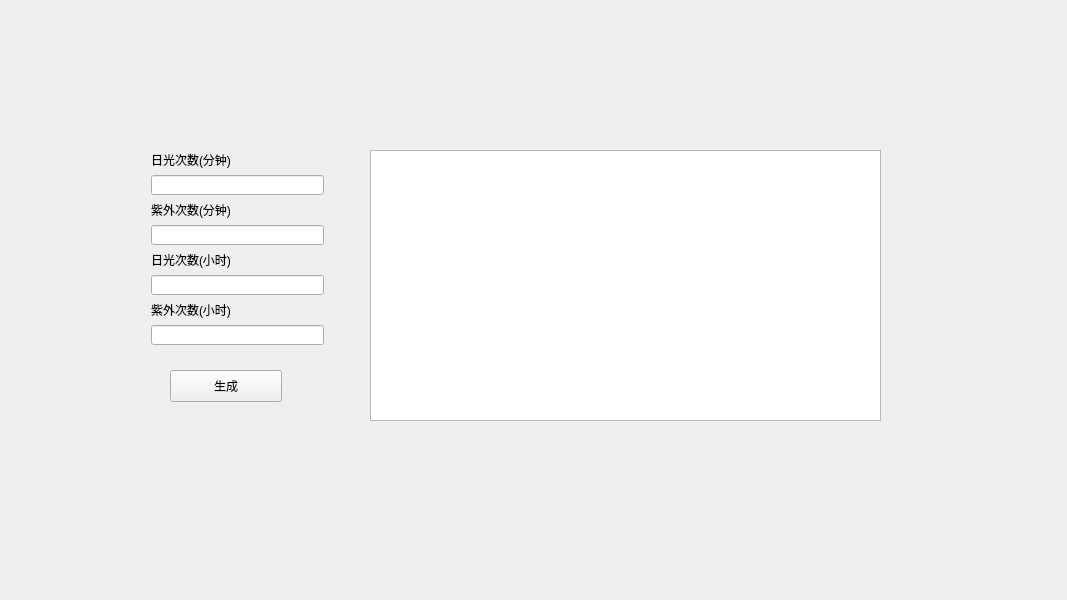
<?xml version="1.0" encoding="UTF-8"?>
<ui version="4.0">
 <class>Tree_view</class>
 <widget class="QWidget" name="Tree_view">
  <property name="geometry">
   <rect>
    <x>0</x>
    <y>0</y>
    <width>1067</width>
    <height>600</height>
   </rect>
  </property>
  <property name="windowTitle">
   <string>Form</string>
  </property>
  <widget class="QPushButton" name="pushButton">
   <property name="geometry">
    <rect>
     <x>170</x>
     <y>370</y>
     <width>112</width>
     <height>32</height>
    </rect>
   </property>
   <property name="text">
    <string>生成</string>
   </property>
  </widget>
  <widget class="QWidget" name="layoutWidget">
   <property name="geometry">
    <rect>
     <x>151</x>
     <y>151</y>
     <width>173</width>
     <height>195</height>
    </rect>
   </property>
   <layout class="QVBoxLayout" name="verticalLayout">
    <item>
     <widget class="QLabel" name="label">
      <property name="text">
       <string>日光次数(分钟)</string>
      </property>
     </widget>
    </item>
    <item>
     <widget class="QLineEdit" name="lineEdit_1"/>
    </item>
    <item>
     <widget class="QLabel" name="label_2">
      <property name="text">
       <string>紫外次数(分钟)</string>
      </property>
     </widget>
    </item>
    <item>
     <widget class="QLineEdit" name="lineEdit_2"/>
    </item>
    <item>
     <widget class="QLabel" name="label_3">
      <property name="text">
       <string>日光次数(小时)</string>
      </property>
     </widget>
    </item>
    <item>
     <widget class="QLineEdit" name="lineEdit_3"/>
    </item>
    <item>
     <widget class="QLabel" name="label_4">
      <property name="text">
       <string>紫外次数(小时)</string>
      </property>
     </widget>
    </item>
    <item>
     <widget class="QLineEdit" name="lineEdit_4"/>
    </item>
   </layout>
  </widget>
  <widget class="QChartView" name="graphicsView">
   <property name="geometry">
    <rect>
     <x>370</x>
     <y>150</y>
     <width>511</width>
     <height>271</height>
    </rect>
   </property>
  </widget>
 </widget>
 <customwidgets>
  <customwidget>
   <class>QChartView</class>
   <extends>QGraphicsView</extends>
   <header>qchartview.h</header>
  </customwidget>
 </customwidgets>
 <resources/>
 <connections/>
</ui>
